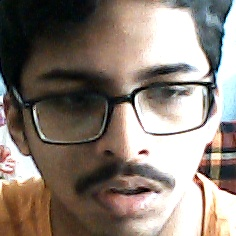
#> input picture dataSet/user.1.1.jpg, 236 x 236 px; its folder holds 4 pictures in this run
$ python facetrain.py
#> lines starting #> are read from the running program, lines starting #| are printed output that depends on the picture
import os
import cv2
import numpy as np
from PIL import Image

recognizer = cv2.face.LBPHFaceRecognizer_create()
path = 'dataSet'
def getImagesWithId(path):
#> called with path = 'dataSet'
	imagePaths = [os.path.join(path, f) for f in os.listdir(path)]
	print(imagePaths)
	faces = []
	Ids = []
	for imagePath in imagePaths:
		faceImg = Image.open(imagePath).convert("L")
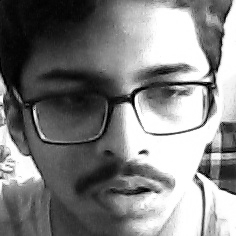
#> faceImg: PIL image 236x236 L; min 0, max 255, mean 129.3
		faceNp = np.array(faceImg, 'uint8')
		Id = int(os.path.split(imagePath)[-1].split('.')[1])
		faces.append(faceNp)
		print(Id)
		Ids.append(Id)
		cv2.imshow("training", faceNp)
		cv2.waitKey(10)
#> pass 2 of the loop in getImagesWithId, `for imagePath in imagePaths:`:
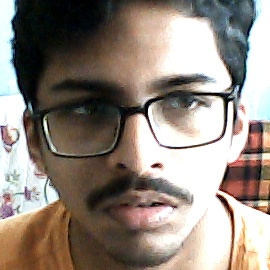
#> input picture dataSet/user.1.10.jpg, 270 x 270 px
#> in getImagesWithId, `faceImg = Image.open(imagePath).convert("L")`:
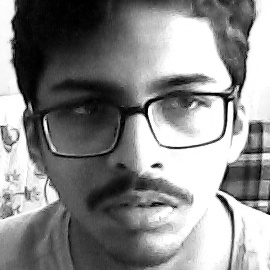
#> faceImg: PIL image 270x270 L; min 0, max 255, mean 137.4
#> pass 3 of the loop in getImagesWithId, `for imagePath in imagePaths:`:
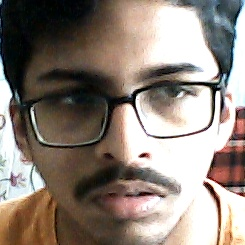
#> input picture dataSet/user.1.11.jpg, 245 x 245 px
#> in getImagesWithId, `faceImg = Image.open(imagePath).convert("L")`:
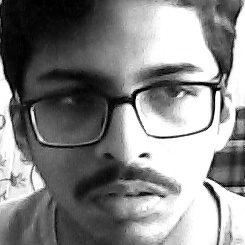
#> faceImg: PIL image 245x245 L; min 0, max 255, mean 133
#> the loop made 4 passes; the first 3 are shown
	return np.array(Ids), faces
ids, faces = getImagesWithId(path)
recognizer.train(faces,ids)
recognizer.save('recognizer/trainingData.yml')
cv2.destroyAllWindows()
